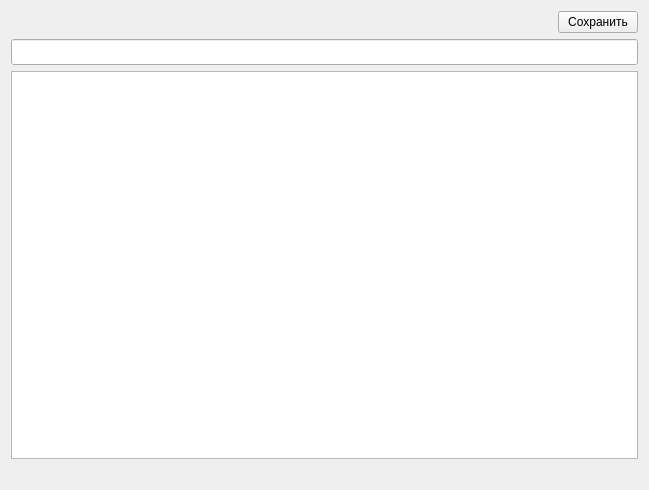
<?xml version="1.0" encoding="UTF-8"?>
<ui version="4.0">
 <class>Form</class>
 <widget class="QWidget" name="Form">
  <property name="geometry">
   <rect>
    <x>0</x>
    <y>0</y>
    <width>649</width>
    <height>490</height>
   </rect>
  </property>
  <property name="windowTitle">
   <string>Form</string>
  </property>
  <layout class="QVBoxLayout" name="verticalLayout">
   <item>
    <layout class="QHBoxLayout" name="horizontalLayout">
     <item>
      <spacer name="horizontalSpacer">
       <property name="orientation">
        <enum>Qt::Horizontal</enum>
       </property>
       <property name="sizeHint" stdset="0">
        <size>
         <width>40</width>
         <height>20</height>
        </size>
       </property>
      </spacer>
     </item>
     <item>
      <widget class="QPushButton" name="save">
       <property name="text">
        <string>Сохранить</string>
       </property>
      </widget>
     </item>
    </layout>
   </item>
   <item>
    <widget class="QLineEdit" name="lineEdit">
     <property name="font">
      <font>
       <pointsize>11</pointsize>
       <weight>75</weight>
       <bold>true</bold>
      </font>
     </property>
     <property name="styleSheet">
      <string notr="true"> color:#ffffff;</string>
     </property>
     <property name="text">
      <string/>
     </property>
    </widget>
   </item>
   <item>
    <widget class="QTextEdit" name="textEdit">
     <property name="html">
      <string>&lt;!DOCTYPE HTML PUBLIC &quot;-//W3C//DTD HTML 4.0//EN&quot; &quot;http://www.w3.org/TR/REC-html40/strict.dtd&quot;&gt;
&lt;html&gt;&lt;head&gt;&lt;meta name=&quot;qrichtext&quot; content=&quot;1&quot; /&gt;&lt;style type=&quot;text/css&quot;&gt;
p, li { white-space: pre-wrap; }
&lt;/style&gt;&lt;/head&gt;&lt;body style=&quot; font-family:'MS Shell Dlg 2'; font-size:8.25pt; font-weight:400; font-style:normal;&quot;&gt;
&lt;p style=&quot;-qt-paragraph-type:empty; margin-top:0px; margin-bottom:0px; margin-left:0px; margin-right:0px; -qt-block-indent:0; text-indent:0px;&quot;&gt;&lt;br /&gt;&lt;/p&gt;&lt;/body&gt;&lt;/html&gt;</string>
     </property>
    </widget>
   </item>
   <item>
    <widget class="QLabel" name="label">
     <property name="text">
      <string/>
     </property>
    </widget>
   </item>
  </layout>
 </widget>
 <resources/>
 <connections/>
</ui>
